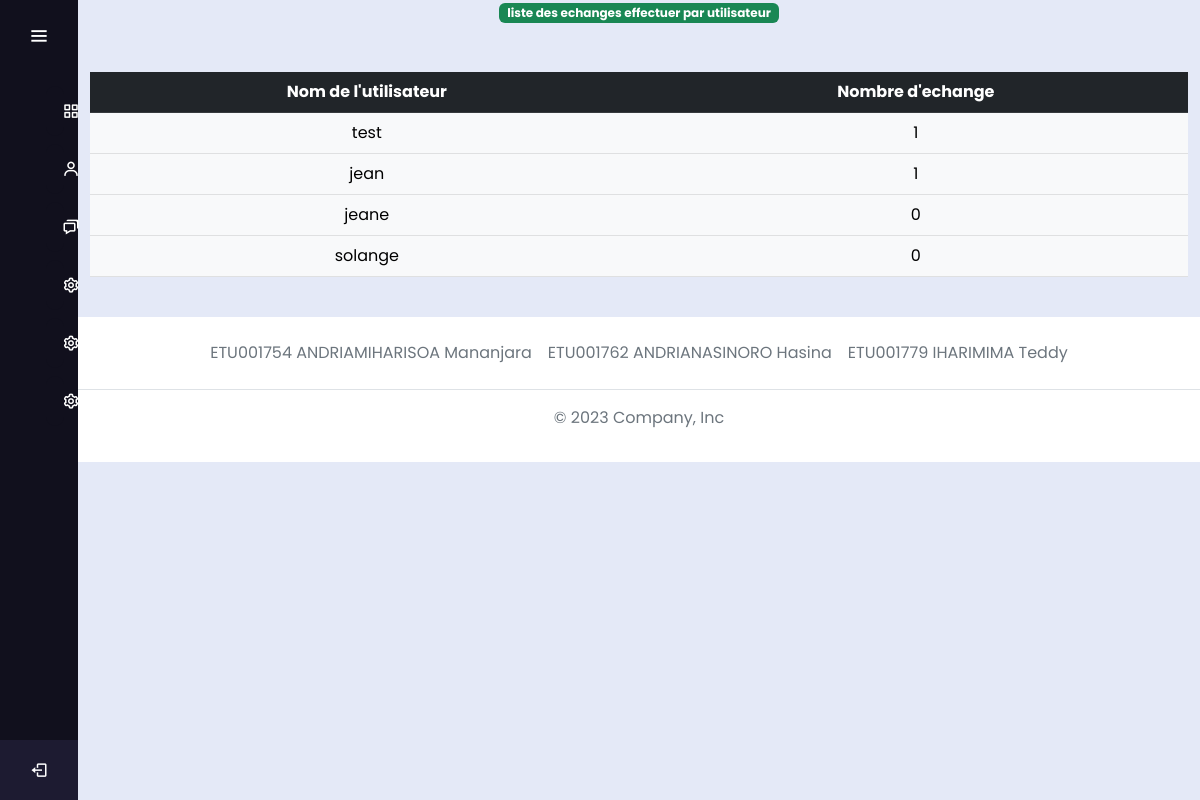
The app's page /index.php/login/echangeEff with its own data.
### tables this page shows
create table user(
    iduser INT PRIMARY KEY AUTO_INCREMENT,
    nom VARCHAR(255),
    mdp VARCHAR(255)
);

### application/controllers/Login.php (called while the page is built, shortened)
<?php
class Login extends CI_Controller {
public function echangeEff(){
	$this->load->model('Model_model');
		$data=$this->Model_model->count_Inscrit();
		$ded = $this->Model_model->get_info_user();
		for ($i = 0; $i < count($ded); $i++) {
			$isany[$i] = $this->Model_model->count_Echange($ded[$i]['iduser']);
		}
		$bigdata['all'] = $data;
		$bigdata['use'] = $ded;
		$bigdata['isany'] = $isany;
		$this->load->view('echangeEffectuer',$bigdata);
}
}

### index.php (called while the page is built, shortened)
<?php
require_once BASEPATH.'core/CodeIgniter.php';

### application/models/Model_model.php (called while the page is built, shortened)
<?php
class Model_model extends CI_Model{
public function count_Echange($iduser){
    $sql = $this->db->query("select confirmation from demande where idsend = ".$iduser." and confirmation = 'true'");
    $tab = array();
    $i = 0;
    foreach ($sql->result_array() as $rows) {
        $tab[$i]['confirmation'] = $rows['confirmation'];
            $i++;
    }
    $isa = count($tab);
    return  $isa;
}
public function get_info_user(){
    $query = $this->db->query("select * from user");
    $tab = array();
    $i = 0;
    foreach($query->result_array() as $row){
        $tab[$i]['nom'] = $row['nom'];
        $tab[$i]['iduser'] = $row['iduser'];
        $tab[$i]['mdp'] = $row['mdp'];
        $i++;
    }
    return $tab;
}
}
?>

### application/views/echangeEffectuer.php (the view, shortened to what this page needs)
<!DOCTYPE html>
<html lang="en" dir="ltr">
  <head>
    <link rel="stylesheet" href="styleMenu.css">
   </head>
   <link href="<?php echo site_url('assets/dist/css/bootstrap.min.css'); ?>" rel="stylesheet">
   <link href='https://unpkg.com/boxicons@2.0.7/css/boxicons.min.css' rel='stylesheet'>
   <link href="<?php echo site_url('assets/style/headers.css');?>" rel="stylesheet">
   <link rel="stylesheet" href="<?php echo site_url('assets/fontawesome-5/css/all.css'); ?>">
   <link href='https://unpkg.com/boxicons@2.0.7/css/boxicons.min.css' rel='stylesheet'>
<link rel="stylesheet" href="<?php echo site_url('assets/css/styleAcceuil.css');?>">
<link rel="stylesheet" href="<?php echo site_url('assets/css/styleMenu.css'); ?>" />
<body>
<div class="sidebar">
    <div class="logo-details">
      <a href="<?php echo site_url('Login/acceuil/'.$_SESSION['iduser']); ?>"><div class="logo_name">Takalo</div></a>
        <i class='bx bx-menu' id="btn" ></i>
    </div>
    <ul class="nav-list">
      <li>
        <a href="<?php echo site_url('Login/autre/'.$_SESSION['iduser']); ?>">
          <i class='bx bx-grid-alt'></i>
        </a>
      </li>
      <li>
      <a href="<?php echo site_url('Login/accept'); ?>">
         <i class='bx bx-user' ></i>
       </a>
     </li>
     <li>
       <a href="<?php echo site_url('Login/demandeobjet'); ?>">
         <i class='bx bx-chat' ></i>
       </a>
     </li>
     <li>
       <a href="<?php echo site_url('Login/historique'); ?>">
         <i class='bx bx-cog' ></i>
       </a>
     </li>
     <li>
       <a href="<?php echo site_url('Login/echangeEff'); ?>">
         <i class='bx bx-cog' ></i>
       </a>
     </li>
     <li>
       <a href="<?php echo site_url('Login/logout'); ?>">
         <i class='bx bx-cog' ></i>
       </a>
     </li>
     <li class="profile">
         <div class="profile-details">
           <div class="name_job">
             <div class="name">Prem Shahi</div>
             <div class="job">Web designer</div>
           </div>
         </div>
         <i class='bx bx-log-out' id="log_out" ></i>
     </li>
    </ul>
  </div>
  <section class="home-section">
    <div class="container"style="text-align: center;" >
    <span class="badge bg-success"> liste des echanges effectuer par utilisateur</span>
    <br>
    <br>
    <br>
    <div class="table-responsive" >
    <div class="text-center">
            <table class="table">
                <thead>
                    <tr class="table-dark">
                        <th>Nom de l'utilisateur</th>
                        <th>Nombre d'echange</th>
                    </tr>
                </thead>
                <tbody>
                  <?php for($i=0; $i < count($use); $i++) {
                    if($use[$i]['mdp'] != "admin"){
                    ?>
                    <tr class="table-light">
                        <td><?php echo $use[$i]['nom']; ?></td>
                        <td><?php echo $isany[$i]; ?></td>
                    </tr>
                    <?php }} ?>
                </tbody>
            </table>
    </div>
    </div>
    </div>
    <footer class="py-3 my-4" style="background-color: white;">
    <ul class="nav justify-content-center border-bottom pb-3 mb-3">
      <li class="nav-item"><a href="#" class="nav-link px-2 text-muted">ETU001754 ANDRIAMIHARISOA Mananjara </a></li>
      <li class="nav-item"><a href="#" class="nav-link px-2 text-muted">ETU001762 ANDRIANASINORO Hasina </a></li>
      <li class="nav-item"><a href="#" class="nav-link px-2 text-muted">ETU001779 IHARIMIMA Teddy</a></li>
    </ul>
    <p class="text-center text-muted">&copy; 2023 Company, Inc</p>
    </footer>
  </section>
</body>
</html>

### assets/css/styleMenu.css (style rules this page uses)
* { margin: 0; padding: 0; box-sizing: border-box; font-family: "Poppins" , sans-serif; }
.sidebar { position: fixed; left: 0; top: 0; height: 100%; width: 78px; background: #11101D; padding: 6px 14px; z-index: 99; transition: all 0.5s ease; }
.sidebar .logo-details { height: 60px; display: flex; align-items: center; position: relative; }
.sidebar .logo-details #btn { position: absolute; top: 50%; right: 0; transform: translateY(-50%); font-size: 22px; transition: all 0.4s ease; font-size: 23px; text-align: center; cursor: pointer; transition: all 0.5s ease; }
.sidebar i { color: #fff; height: 60px; min-width: 50px; font-size: 28px; text-align: center; line-height: 60px; }
.sidebar .nav-list { margin-top: 20px; height: 100%; }
.sidebar li { position: relative; margin: 8px 0; list-style: none; }
.sidebar li a { display: flex; height: 100%; width: 100%; border-radius: 12px; align-items: center; text-decoration: none; transition: all 0.4s ease; background: #11101D; }
.sidebar li i { height: 50px; line-height: 50px; font-size: 18px; border-radius: 12px; }
.sidebar li.profile { position: fixed; height: 60px; width: 78px; left: 0; bottom: -8px; padding: 10px 14px; background: #1d1b31; transition: all 0.5s ease; overflow: hidden; }
.sidebar li .profile-details { display: flex; align-items: center; flex-wrap: nowrap; }
.sidebar li.profile .name, .sidebar li.profile .job { font-size: 15px; font-weight: 400; color: #fff; white-space: nowrap; }
.sidebar li.profile .job { font-size: 12px; }
.sidebar .profile #log_out { position: absolute; top: 50%; right: 0; transform: translateY(-50%); background: #1d1b31; width: 100%; height: 60px; line-height: 60px; border-radius: 0px; transition: all 0.5s ease; }
.home-section { position: relative; background: #E4E9F7; min-height: 100vh; top: 0; left: 78px; width: calc(100% - 78px); transition: all 0.5s ease; z-index: 2; }

### records on screen
user: nom "test", i "1"
user: nom "jean", i "1"
user: nom "jeane", i "0"
user: nom "solange", i "0"
